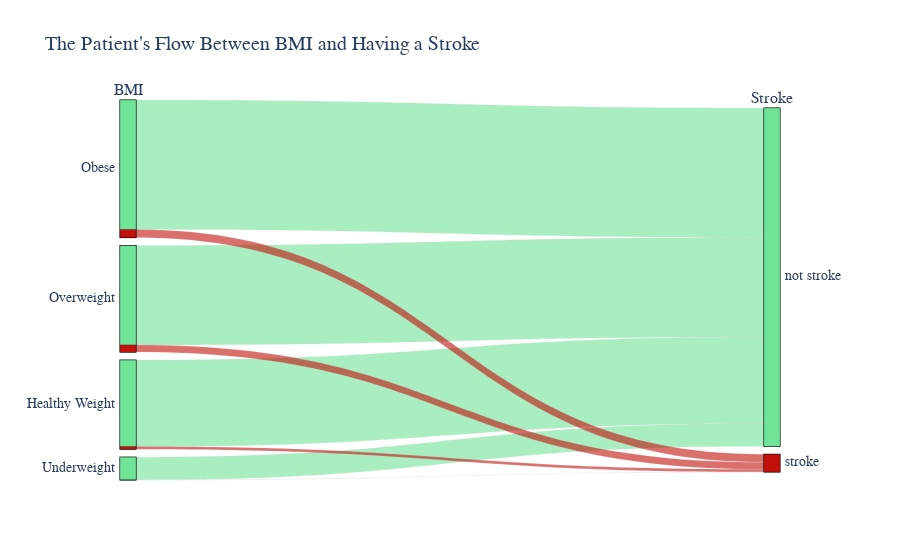

This figure's notebook cell:
### Code cell
alluvial_diagram([bmi_dim,str_dim],"The Patient's Flow Between BMI and Having a Stroke")

### Figure 1 — Plotly figure (JSON) as saved in the notebook; plotly's stock layout.template omitted (floating-point values rounded to 4 significant figures; data arrays with more than 128 entries replaced by an {"elided": "..."} marker saying what was removed)
{"data": [{"arrangement": "freeform", "dimensions": [{"categoryarray": ["Obese", "Overweight", "Healthy Weight", "Underweight"], "label": "BMI", "values": {"elided": "4981 str values"}}, {"categoryarray": [0, 1], "label": "Stroke", "ticktext": ["not stroke", "stroke"], "values": {"elided": "4981 int values"}}], "hoverinfo": "count+probability", "hoveron": "color", "labelfont": {"family": "Times", "size": 16}, "line": {"color": {"elided": "4981 int values"}, "colorscale": [[0, "#6fe396"], [1, "#c2100a"]], "shape": "hspline"}, "tickfont": {"family": "Times", "size": 14}, "type": "parcats"}], "layout": {"title": {"font": {"family": "Times", "size": 20}, "text": "The Patient's Flow Between BMI and Having a Stroke"}}}
